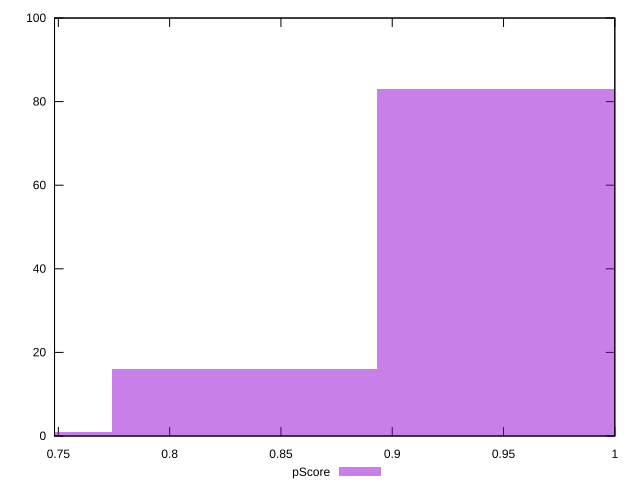

gnuplot code for this plot:
reset

$pScore <<EOF
0.7144562536257808 1
0.9526083381677077 83
0.8335322958967443 16
EOF

set key outside below
set boxwidth 0.11907604227096347
set xrange [0.7482844444444444:1]
set yrange [0:100]
set trange [0:100]
set style fill transparent solid 0.5 noborder
set terminal svg size 640, 490 enhanced background rgb 'white'
set output "report_00023_2021-02-20T12:14:57.249Z/uses-rel-preconnect/samples/pages+cached+noadtech+nomedia/pScore/histogram.svg"

plot $pScore title "pScore" with boxes

reset
